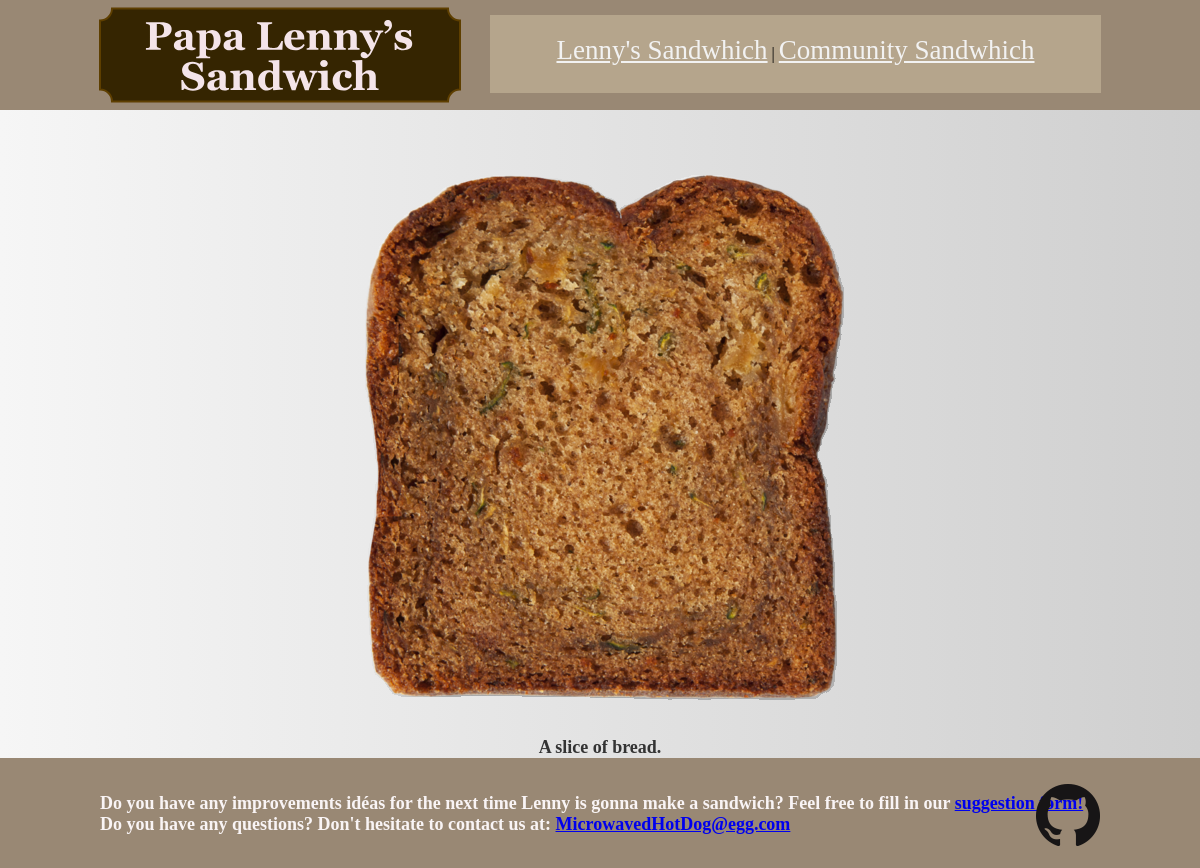
/1/, run on the app's committed database.
### eggu/models.py (models this page shows, shortened)
class Ingredient(models.Model):
    title = models.CharField(max_length=255)
    description = models.TextField()
    order = models.IntegerField(default=0)
    image = models.ImageField(upload_to="pics", blank=True)
    Sandwich = models.ForeignKey(Sandwich, on_delete=models.DO_NOTHING)
    class Meta:
        ordering = ["order", ]

### eggu/views.py (the view)
# urls.py: path("<int:pk>/", views.ingredient_detail, name="detail"),
def ingredient_detail(request, pk):
    ingredient = Ingredient.objects.get(pk=pk)
    c_sandwich = get_object_or_404(Sandwich, pk=2)
    return render(request, "eggu/ingredient_detail.html", {
        "ingredient": ingredient,
        "c_sandwich": c_sandwich})

### eggu/templates/eggu/ingredient_detail.html (shortened to what this page needs)
{% extends "layout.html" %}
{% load static from staticfiles %}
{% block content %}
<section class="ingredient-content-section">
    {% if ingredient.image %}
    <img src="{{ ingredient.image.url }}" width="700" alt="gamer ingredient" id="ingredient-image">
    {% else %}
    <div>
        <img src="{% static 'eggu/Question_mark.png' %}" width="400" alt="gamer ingredient">
        <p>The person who added this ingredient didn't upload a picture, or it was removed, feel free to add one though</p>
    </div>
    {% endif %}
    <div>
        <h3 id="ingredient-description">{{ ingredient.description|linebreaks }}</h3>
    </div>
</section>
{% endblock %}

### assets/css/layout.css (style rules this page uses)
* { margin: 0; padding: 0; }
html, body { height: 100%; margin: 0; padding: 0; }
h3 { font-family : Georgia; font-size : 18px; color : #F9F4F5; color : rgb(249, 244, 245); }
#ingredient-description { color: rgb(51, 51, 51); margin-left: 200px; margin-right: 200px; margin-top: 5px; }
#ingredient-image, #ingredient-image-form { min-height: 500px; max-height: 600px; width: auto; }
.ingredient-content-section { text-align: center; margin-top: 6vh; }

### data on the page
Ingredient: image (picture), description "A slice of bread."

### other printed values
{{ "MicrowavedHotDog@egg.com"|urlize }} "MicrowavedHotDog@egg.com"
